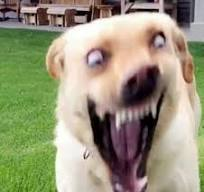
#> input picture .img/myimag.jpg, 204 x 192 px
$ python -i img_proc.py   (imports and definitions only)
#> lines starting #> are read from the running program, lines starting #| are printed output that depends on the picture
import os
import cv2
import numpy as np

class Img:
    def __init__(self, image_path):
        self.image_path = image_path
        self.image_data = self.load_image()

    def load_image(self):
        try:
            image = cv2.imread(self.image_path)
#> image is the input picture: shape (192, 204, 3); mean B, G, R 122.7, 149.6, 152.8
            if image is not None:
                return image
            else:
                raise FileNotFoundError("Unable to load image.")
        except Exception as e:
            print(f"Error loading image: {e}")
            return None

    # [67 lines left out: functions save_image, blur, rotate, salt_n_pepper, concat, not called in this run]

    def segment(self, num_clusters=100):
#> called with num_clusters = 100
        try:
            if self.image_data is None:
                raise ValueError("No image data available.")

            # Convert image to RGB color space
            image_rgb = cv2.cvtColor(self.image_data, cv2.COLOR_BGR2RGB)

            # Reshape image data to 2D array of pixels
            pixels = image_rgb.reshape((-1, 3)).astype(np.float32)

            # Define criteria for k-means clustering
            criteria = (cv2.TERM_CRITERIA_EPS + cv2.TERM_CRITERIA_MAX_ITER, 10, 1.0)

            # Perform k-means clustering
            _, labels, centers = cv2.kmeans(pixels, num_clusters, None, criteria, 10, cv2.KMEANS_RANDOM_CENTERS)
#> centers = 100 rows, first 8: [96.17, 134.7, 69.43], [71.46, 107.4, 58.4], [163.4, 133.8, 83.96], [136.1, 177.6, 81.78], [127.2, 170.3, 78.52], [148.6, 103.9, 76.35], [142.5, 128.8, 98.47], [141.3, 103.7, 94.24]

            # Convert centers to 8-bit unsigned integer format
            centers = np.uint8(centers)
#> centers = 100 rows, first 8: [96, 134, 69], [71, 107, 58], [163, 133, 83], [136, 177, 81], [127, 170, 78], [148, 103, 76], [142, 128, 98], [141, 103, 94]
            # Convert centers to 8-bit unsigned integer format
            # centers = centers.astype(np.uint8)

            # Map each pixel to its corresponding cluster center
            segmented_image = centers[labels.flatten()]

            # Reshape segmented image back to original shape
            segmented_image = segmented_image.reshape(image_rgb.shape)

            # Convert segmented image back to BGR color space
            segmented_image_bgr = cv2.cvtColor(segmented_image, cv2.COLOR_RGB2BGR)

            # Darken the segmented image
            segmented_image_bgr = segmented_image_bgr * 0.5  # Reduce brightness by 50%
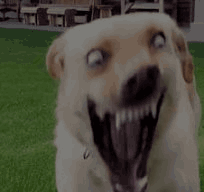
#> segmented_image_bgr: shape (192, 204, 3) float64; mean B, G, R 61.1, 74.5, 76.1

            return segmented_image_bgr
        except Exception as e:
            print(f"Error segmenting image: {e}")
            return None

    # [23 lines left out: functions convert_to_grayscale, adjust_brightness, not called in this run]
    # [15 lines of commented-out code are left out]

>>> result = Img('../../.img/myimag.jpg').segment()
